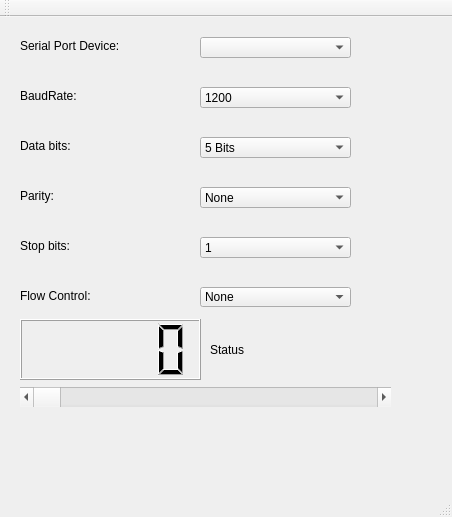
<?xml version="1.0" encoding="UTF-8"?>
<ui version="4.0">
 <class>MainWindow</class>
 <widget class="QMainWindow" name="MainWindow">
  <property name="geometry">
   <rect>
    <x>0</x>
    <y>0</y>
    <width>452</width>
    <height>517</height>
   </rect>
  </property>
  <property name="windowTitle">
   <string>Serial Writer</string>
  </property>
  <widget class="QWidget" name="centralWidget">
   <widget class="QScrollBar" name="dataScrool">
    <property name="geometry">
     <rect>
      <x>20</x>
      <y>370</y>
      <width>371</width>
      <height>20</height>
     </rect>
    </property>
    <property name="maximum">
     <number>255</number>
    </property>
    <property name="orientation">
     <enum>Qt::Horizontal</enum>
    </property>
   </widget>
   <widget class="QLCDNumber" name="lcdNumber">
    <property name="geometry">
     <rect>
      <x>20</x>
      <y>302</y>
      <width>181</width>
      <height>61</height>
     </rect>
    </property>
   </widget>
   <widget class="QComboBox" name="comboBox">
    <property name="geometry">
     <rect>
      <x>200</x>
      <y>20</y>
      <width>151</width>
      <height>21</height>
     </rect>
    </property>
   </widget>
   <widget class="QComboBox" name="baudRateComboBox">
    <property name="geometry">
     <rect>
      <x>200</x>
      <y>70</y>
      <width>151</width>
      <height>21</height>
     </rect>
    </property>
    <item>
     <property name="text">
      <string>1200</string>
     </property>
    </item>
    <item>
     <property name="text">
      <string>2400</string>
     </property>
    </item>
    <item>
     <property name="text">
      <string>4800</string>
     </property>
    </item>
    <item>
     <property name="text">
      <string>9600</string>
     </property>
    </item>
    <item>
     <property name="text">
      <string>19200</string>
     </property>
    </item>
    <item>
     <property name="text">
      <string>38400</string>
     </property>
    </item>
    <item>
     <property name="text">
      <string>57600</string>
     </property>
    </item>
    <item>
     <property name="text">
      <string>115200</string>
     </property>
    </item>
   </widget>
   <widget class="QComboBox" name="dataBitsComboBox">
    <property name="geometry">
     <rect>
      <x>200</x>
      <y>120</y>
      <width>151</width>
      <height>21</height>
     </rect>
    </property>
    <item>
     <property name="text">
      <string>5 Bits</string>
     </property>
    </item>
    <item>
     <property name="text">
      <string>6 Bits</string>
     </property>
    </item>
    <item>
     <property name="text">
      <string>7 Bits</string>
     </property>
    </item>
    <item>
     <property name="text">
      <string>8 Bits</string>
     </property>
    </item>
   </widget>
   <widget class="QComboBox" name="parityComboBox">
    <property name="geometry">
     <rect>
      <x>200</x>
      <y>170</y>
      <width>151</width>
      <height>21</height>
     </rect>
    </property>
    <item>
     <property name="text">
      <string>None</string>
     </property>
    </item>
    <item>
     <property name="text">
      <string>Even</string>
     </property>
    </item>
    <item>
     <property name="text">
      <string>Odd</string>
     </property>
    </item>
    <item>
     <property name="text">
      <string>Mark</string>
     </property>
    </item>
    <item>
     <property name="text">
      <string>Space</string>
     </property>
    </item>
   </widget>
   <widget class="QComboBox" name="stopBitsComboBox">
    <property name="geometry">
     <rect>
      <x>200</x>
      <y>220</y>
      <width>151</width>
      <height>21</height>
     </rect>
    </property>
    <item>
     <property name="text">
      <string>1</string>
     </property>
    </item>
    <item>
     <property name="text">
      <string>2</string>
     </property>
    </item>
   </widget>
   <widget class="QComboBox" name="flowControlComboBox">
    <property name="geometry">
     <rect>
      <x>200</x>
      <y>270</y>
      <width>151</width>
      <height>20</height>
     </rect>
    </property>
    <item>
     <property name="text">
      <string>None</string>
     </property>
    </item>
    <item>
     <property name="text">
      <string>XON/XOFF</string>
     </property>
    </item>
    <item>
     <property name="text">
      <string>RTS/CTS</string>
     </property>
    </item>
   </widget>
   <widget class="QLabel" name="label">
    <property name="geometry">
     <rect>
      <x>20</x>
      <y>10</y>
      <width>159</width>
      <height>38</height>
     </rect>
    </property>
    <property name="text">
     <string>Serial Port Device:</string>
    </property>
   </widget>
   <widget class="QLabel" name="label_2">
    <property name="geometry">
     <rect>
      <x>20</x>
      <y>60</y>
      <width>159</width>
      <height>38</height>
     </rect>
    </property>
    <property name="text">
     <string>BaudRate:</string>
    </property>
   </widget>
   <widget class="QLabel" name="label_3">
    <property name="geometry">
     <rect>
      <x>20</x>
      <y>110</y>
      <width>159</width>
      <height>38</height>
     </rect>
    </property>
    <property name="text">
     <string>Data bits:</string>
    </property>
   </widget>
   <widget class="QLabel" name="label_4">
    <property name="geometry">
     <rect>
      <x>20</x>
      <y>160</y>
      <width>159</width>
      <height>38</height>
     </rect>
    </property>
    <property name="text">
     <string>Parity:</string>
    </property>
   </widget>
   <widget class="QLabel" name="label_5">
    <property name="geometry">
     <rect>
      <x>20</x>
      <y>210</y>
      <width>159</width>
      <height>38</height>
     </rect>
    </property>
    <property name="text">
     <string>Stop bits:</string>
    </property>
   </widget>
   <widget class="QLabel" name="label_6">
    <property name="geometry">
     <rect>
      <x>20</x>
      <y>260</y>
      <width>159</width>
      <height>38</height>
     </rect>
    </property>
    <property name="text">
     <string>Flow Control:</string>
    </property>
   </widget>
   <widget class="QLabel" name="statusLabel">
    <property name="geometry">
     <rect>
      <x>210</x>
      <y>307</y>
      <width>181</width>
      <height>51</height>
     </rect>
    </property>
    <property name="text">
     <string>Status</string>
    </property>
   </widget>
  </widget>
  <widget class="QMenuBar" name="menuBar">
   <property name="geometry">
    <rect>
     <x>0</x>
     <y>0</y>
     <width>452</width>
     <height>43</height>
    </rect>
   </property>
  </widget>
  <widget class="QToolBar" name="mainToolBar">
   <attribute name="toolBarArea">
    <enum>TopToolBarArea</enum>
   </attribute>
   <attribute name="toolBarBreak">
    <bool>false</bool>
   </attribute>
  </widget>
  <widget class="QStatusBar" name="statusBar"/>
 </widget>
 <layoutdefault spacing="6" margin="11"/>
 <resources/>
 <connections/>
</ui>
